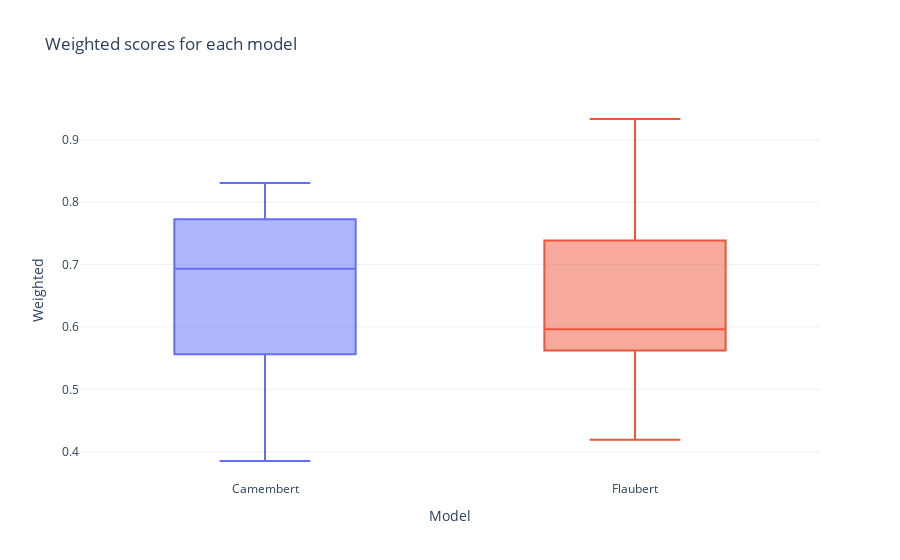
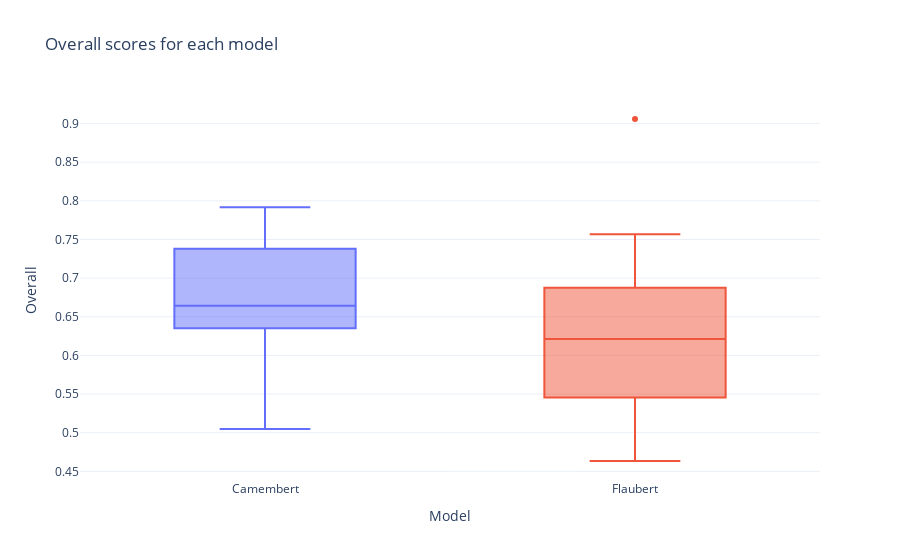
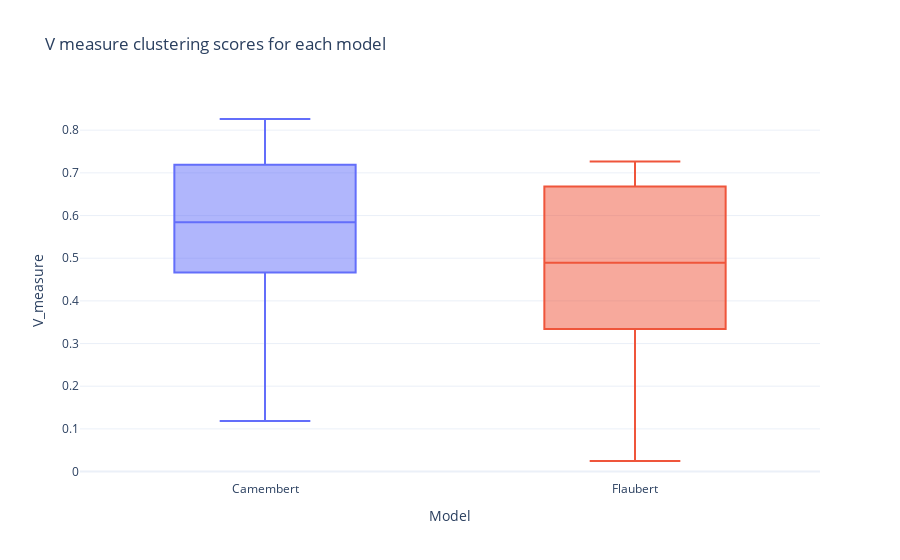
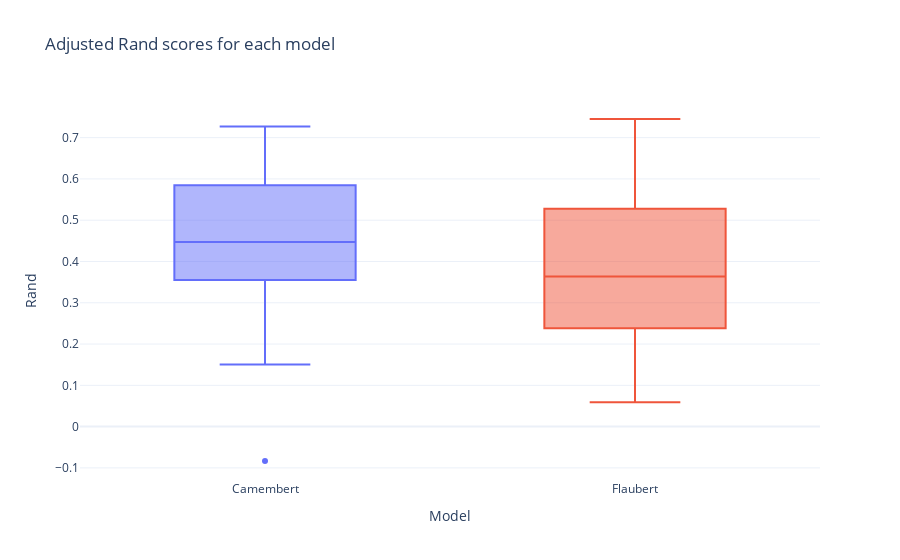

The code cell stored with these charts, in order, in its notebook:
### Code cell
# We will make boxplots for the weighted scores of each word
fig_weighted = px.box(df, x="Model" ,y="Weighted", color="Model", title="Weighted scores for each model", template="plotly_white")
fig_weighted.update(layout_showlegend=False)
fig_weighted.show()

fig_overall = px.box(df, x="Model" ,y="Overall", color="Model", title="Overall scores for each model", template="plotly_white")
fig_overall.update(layout_showlegend=False)
fig_overall.show()

fig_v_measure = px.box(df, x="Model" ,y="V_measure", color="Model", title="V measure clustering scores for each model", template="plotly_white")
fig_v_measure.update(layout_showlegend=False)
fig_v_measure.show()

fig_rand = px.box(df, x="Model" ,y="Rand", color="Model", title="Adjusted Rand scores for each model", template="plotly_white")
fig_rand.update(layout_showlegend=False)
fig_rand.show()


fig_F1 = px.box(df, x="Model" ,y="F1", color="Model", title="F1 scores for each model", template="plotly_white")
fig_F1.update(layout_showlegend=False)
fig_F1.show()

### Figure 1 — Plotly figure (JSON) as saved in the notebook; plotly's stock layout.template omitted (floating-point values rounded to 4 significant figures)
{"data": [{"alignmentgroup": "True", "hovertemplate": "Model=%{x}<br>Weighted=%{y}<extra></extra>", "legendgroup": "Camembert", "marker": {"color": "#636efa"}, "name": "Camembert", "notched": false, "offsetgroup": "Camembert", "orientation": "v", "showlegend": true, "x": ["Camembert", "Camembert", "Camembert", "Camembert", "Camembert", "Camembert", "Camembert", "Camembert", "Camembert", "Camembert", "Camembert", "Camembert", "Camembert", "Camembert"], "x0": " ", "xaxis": "x", "y": [0.8036, 0.8051, 0.5492, 0.8307, 0.7728, 0.5561, 0.4701, 0.7016, 0.3851, 0.7458, 0.7183, 0.6849, 0.6198, 0.6671], "y0": " ", "yaxis": "y", "type": "box"}, {"alignmentgroup": "True", "hovertemplate": "Model=%{x}<br>Weighted=%{y}<extra></extra>", "legendgroup": "Flaubert", "marker": {"color": "#EF553B"}, "name": "Flaubert", "notched": false, "offsetgroup": "Flaubert", "orientation": "v", "showlegend": true, "x": ["Flaubert", "Flaubert", "Flaubert", "Flaubert", "Flaubert", "Flaubert", "Flaubert", "Flaubert", "Flaubert", "Flaubert", "Flaubert", "Flaubert", "Flaubert", "Flaubert"], "x0": " ", "xaxis": "x", "y": [0.6071, 0.7727, 0.4697, 0.7384, 0.5852, 0.419, 0.5599, 0.5722, 0.5622, 0.7923, 0.9333, 0.6615, 0.5732, 0.6374], "y0": " ", "yaxis": "y", "type": "box"}], "layout": {"xaxis": {"anchor": "y", "domain": [0.0, 1.0], "title": {"text": "Model"}, "categoryorder": "array", "categoryarray": ["Camembert", "Flaubert"]}, "yaxis": {"anchor": "x", "domain": [0.0, 1.0], "title": {"text": "Weighted"}}, "legend": {"title": {"text": "Model"}, "tracegroupgap": 0}, "title": {"text": "Weighted scores for each model"}, "boxmode": "overlay", "showlegend": false}}

### Figure 2 — Plotly figure (JSON) as saved in the notebook; plotly's stock layout.template omitted (floating-point values rounded to 4 significant figures)
{"data": [{"alignmentgroup": "True", "hovertemplate": "Model=%{x}<br>Overall=%{y}<extra></extra>", "legendgroup": "Camembert", "marker": {"color": "#636efa"}, "name": "Camembert", "notched": false, "offsetgroup": "Camembert", "orientation": "v", "showlegend": true, "x": ["Camembert", "Camembert", "Camembert", "Camembert", "Camembert", "Camembert", "Camembert", "Camembert", "Camembert", "Camembert", "Camembert", "Camembert", "Camembert", "Camembert"], "x0": " ", "xaxis": "x", "y": [0.7381, 0.7857, 0.5049, 0.7875, 0.7917, 0.6423, 0.5441, 0.6545, 0.5481, 0.6757, 0.6353, 0.6642, 0.6648, 0.6643], "y0": " ", "yaxis": "y", "type": "box"}, {"alignmentgroup": "True", "hovertemplate": "Model=%{x}<br>Overall=%{y}<extra></extra>", "legendgroup": "Flaubert", "marker": {"color": "#EF553B"}, "name": "Flaubert", "notched": false, "offsetgroup": "Flaubert", "orientation": "v", "showlegend": true, "x": ["Flaubert", "Flaubert", "Flaubert", "Flaubert", "Flaubert", "Flaubert", "Flaubert", "Flaubert", "Flaubert", "Flaubert", "Flaubert", "Flaubert", "Flaubert", "Flaubert"], "x0": " ", "xaxis": "x", "y": [0.5357, 0.7449, 0.5146, 0.6875, 0.5938, 0.4634, 0.6029, 0.5455, 0.6731, 0.7568, 0.9059, 0.6515, 0.6041, 0.6385], "y0": " ", "yaxis": "y", "type": "box"}], "layout": {"xaxis": {"anchor": "y", "domain": [0.0, 1.0], "title": {"text": "Model"}, "categoryorder": "array", "categoryarray": ["Camembert", "Flaubert"]}, "yaxis": {"anchor": "x", "domain": [0.0, 1.0], "title": {"text": "Overall"}}, "legend": {"title": {"text": "Model"}, "tracegroupgap": 0}, "title": {"text": "Overall scores for each model"}, "boxmode": "overlay", "showlegend": false}}

### Figure 3 — Plotly figure (JSON) as saved in the notebook; plotly's stock layout.template omitted (floating-point values rounded to 4 significant figures)
{"data": [{"alignmentgroup": "True", "hovertemplate": "Model=%{x}<br>V_measure=%{y}<extra></extra>", "legendgroup": "Camembert", "marker": {"color": "#636efa"}, "name": "Camembert", "notched": false, "offsetgroup": "Camembert", "orientation": "v", "showlegend": true, "x": ["Camembert", "Camembert", "Camembert", "Camembert", "Camembert", "Camembert", "Camembert", "Camembert", "Camembert", "Camembert", "Camembert", "Camembert", "Camembert", "Camembert"], "x0": " ", "xaxis": "x", "y": [0.7403, 0.6456, 0.2675, 0.8262, 0.7632, 0.4626, 0.5467, 0.5181, 0.1183, 0.7189, 0.6144, 0.6028, 0.4665, 0.5656], "y0": " ", "yaxis": "y", "type": "box"}, {"alignmentgroup": "True", "hovertemplate": "Model=%{x}<br>V_measure=%{y}<extra></extra>", "legendgroup": "Flaubert", "marker": {"color": "#EF553B"}, "name": "Flaubert", "notched": false, "offsetgroup": "Flaubert", "orientation": "v", "showlegend": true, "x": ["Flaubert", "Flaubert", "Flaubert", "Flaubert", "Flaubert", "Flaubert", "Flaubert", "Flaubert", "Flaubert", "Flaubert", "Flaubert", "Flaubert", "Flaubert", "Flaubert"], "x0": " ", "xaxis": "x", "y": [0.4967, 0.716, 0.2716, 0.6681, 0.5374, 0.3698, 0.329, 0.44, 0.02473, 0.7263, 0.7264, 0.538, 0.334, 0.4824], "y0": " ", "yaxis": "y", "type": "box"}], "layout": {"xaxis": {"anchor": "y", "domain": [0.0, 1.0], "title": {"text": "Model"}, "categoryorder": "array", "categoryarray": ["Camembert", "Flaubert"]}, "yaxis": {"anchor": "x", "domain": [0.0, 1.0], "title": {"text": "V_measure"}}, "legend": {"title": {"text": "Model"}, "tracegroupgap": 0}, "title": {"text": "V measure clustering scores for each model"}, "boxmode": "overlay", "showlegend": false}}

### Figure 4 — Plotly figure (JSON) as saved in the notebook; plotly's stock layout.template omitted (floating-point values rounded to 4 significant figures)
{"data": [{"alignmentgroup": "True", "hovertemplate": "Model=%{x}<br>Rand=%{y}<extra></extra>", "legendgroup": "Camembert", "marker": {"color": "#636efa"}, "name": "Camembert", "notched": false, "offsetgroup": "Camembert", "orientation": "v", "showlegend": true, "x": ["Camembert", "Camembert", "Camembert", "Camembert", "Camembert", "Camembert", "Camembert", "Camembert", "Camembert", "Camembert", "Camembert", "Camembert", "Camembert", "Camembert"], "x0": " ", "xaxis": "x", "y": [0.5846, 0.6047, 0.1507, 0.7268, 0.7208, 0.3552, 0.3602, 0.3804, -0.08332, 0.5197, 0.4602, 0.4703, 0.3393, 0.4345], "y0": " ", "yaxis": "y", "type": "box"}, {"alignmentgroup": "True", "hovertemplate": "Model=%{x}<br>Rand=%{y}<extra></extra>", "legendgroup": "Flaubert", "marker": {"color": "#EF553B"}, "name": "Flaubert", "notched": false, "offsetgroup": "Flaubert", "orientation": "v", "showlegend": true, "x": ["Flaubert", "Flaubert", "Flaubert", "Flaubert", "Flaubert", "Flaubert", "Flaubert", "Flaubert", "Flaubert", "Flaubert", "Flaubert", "Flaubert", "Flaubert", "Flaubert"], "x0": " ", "xaxis": "x", "y": [0.3468, 0.6241, 0.1557, 0.5277, 0.4005, 0.2227, 0.2788, 0.2563, 0.05889, 0.566, 0.7451, 0.4334, 0.2385, 0.3802], "y0": " ", "yaxis": "y", "type": "box"}], "layout": {"xaxis": {"anchor": "y", "domain": [0.0, 1.0], "title": {"text": "Model"}, "categoryorder": "array", "categoryarray": ["Camembert", "Flaubert"]}, "yaxis": {"anchor": "x", "domain": [0.0, 1.0], "title": {"text": "Rand"}}, "legend": {"title": {"text": "Model"}, "tracegroupgap": 0}, "title": {"text": "Adjusted Rand scores for each model"}, "boxmode": "overlay", "showlegend": false}}
